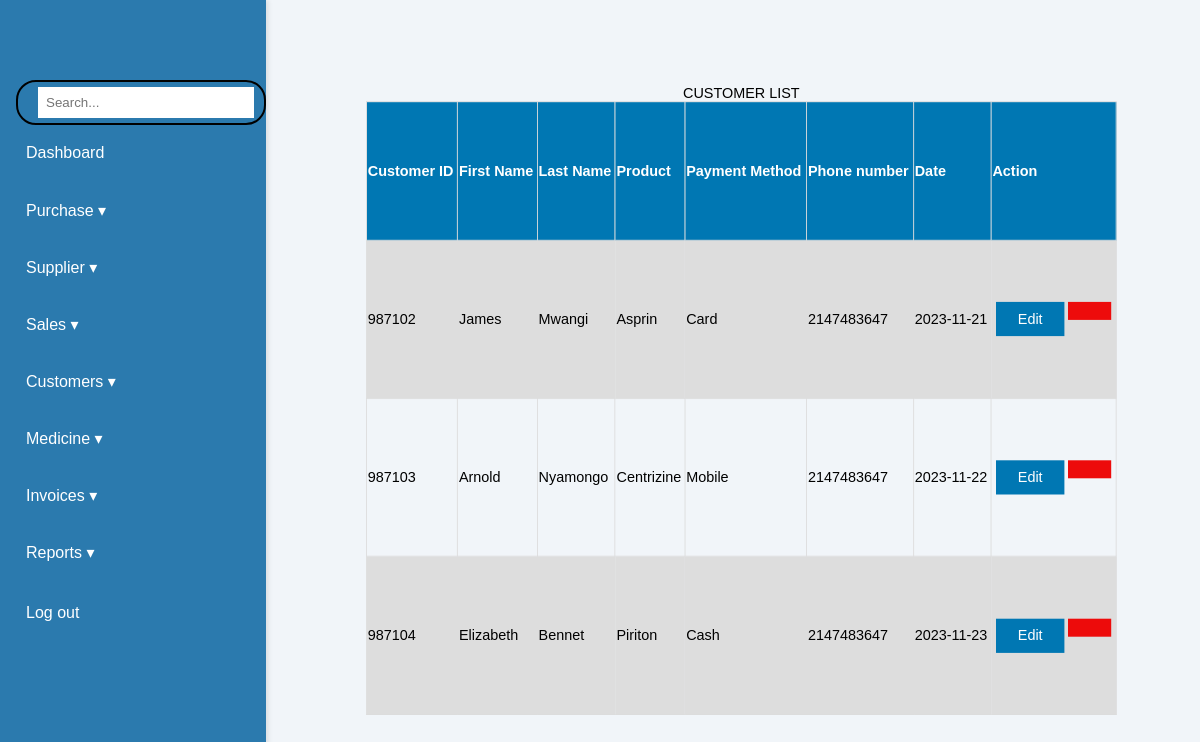
The app's page /Customers-view.php with its own data.
### tables this page shows
CREATE TABLE `customers` (
  `Customer ID` decimal(6,0) NOT NULL,
  `First Name` varchar(30) NOT NULL,
  `Last Name` varchar(30) NOT NULL,
  `Product` varchar(50) NOT NULL,
  `Payment method` varchar(20) NOT NULL,
  `Phone number` int(50) NOT NULL,
  `Date` date NOT NULL
);

### Customers-view.php (the view, shortened to what this page needs)
<!DOCTYPE html>
<html lang="en">
<head>
    <link rel="stylesheet" href="style.css">
    <link rel="stylesheet" href="Table1.css">
</head>
<body>
<div class="container">
<aside class="sidebar">
            <div class="profile">
            </div>
            <div class="search-bar">
                <input type="text" id="searchInput" placeholder="Search..." onkeyup="filterCards()">
            </div>
            <nav>
                <ul>
                    <li>
                        <ion-icon name="home-outline"></ion-icon> <a href="index.php">Dashboard</a>
                    </li>
                    <li>
                        <span class="dropdown">
                            <ion-icon name="cart-outline"></ion-icon> Purchase &#9662;
                        </span>
                    </li>
                    <li>
                        <span class="dropdown">
                            <ion-icon name="person-add-outline"></ion-icon> Supplier &#9662;
                        </span>
                    </li>
                    <li>
                        <span class="dropdown">
                            <ion-icon name="cash-outline"></ion-icon> Sales &#9662;
                        </span>
                    </li>
                    <li>
                    <span class="dropdown">
                            <ion-icon name="people-circle"></ion-icon> Customers &#9662;
                        </span>
                    </li>
                    <li>
                        <span class="dropdown">
                            <ion-icon name="medkit-outline"></ion-icon> Medicine &#9662;
                        </span>
                    </li>
                    <li>
                        <span class="dropdown">
                            <ion-icon name="document-text-outline"></ion-icon> Invoices &#9662;
                        </span>
                    </li>
                    <li>
                        <span class="dropdown">
                            <ion-icon name="analytics-outline"></ion-icon> Reports &#9662;
                        </span>
                    </li>
                    <ul>
                    <li>
                        <ion-icon name="home-outline"></ion-icon> <a href="login.php">Log out</a>
                    </li>
                </ul>
            </nav>
        </aside>
    <table id="table1">
    <caption>CUSTOMER LIST</caption>
	</div>
		<tr>
			<th>Customer ID</th>
			<th>First Name</th>
			<th>Last Name</th>
			<th>Product</th>
			<th>Payment Method</th>
            <th>Phone number</th>
            <th>Date</th>
			<th>Action</th>
		</tr>
        <?php
    include "config.php";
    $sql = "SELECT `Customer ID`, `First Name`, `Last Name`, `Product`, `Payment method`, `Phone number`, `Date` FROM customers";
    $result = $conn->query($sql);
    if ($result->num_rows > 0) {
        while($row = $result->fetch_assoc()) {
            echo "<tr>";
                echo "<td>" . $row["Customer ID"]. "</td>";
                echo "<td>" . $row["First Name"] . "</td>";
                echo "<td>" . $row["Last Name"]. "</td>";
                echo "<td>" . $row["Product"]. "</td>";
                echo "<td>" . $row["Payment method"] . "</td>";
                echo "<td>" . $row["Phone number"]. "</td>";
                echo "<td>" . $row["Date"]. "</td>";
                echo "<td align=center>";
                echo "<a class='button1 edit-btn' href='Customers-update.php?cid=" . $row['Customer ID'] . "&fname=" . $row['First Name'] . "&lname=" . $row['Last Name'] . "&pdt=" . $row['Product'] . "&pmd=" . $row['Payment method'] . "&phone=" . $row['Phone number'] . "&date=" . $row['Date'] . "'>Edit</a>";
                echo "<a class='button1 del-btn' href='Customers-delete.php?cid=" . $row['Customer ID'] . "&fname=" . $row['First Name'] . "&lname=" . $row['Last Name'] . "&pdt=" . $row['Product'] . "&pmd=" . $row['Payment method'] . "&phone=" . $row['Phone number'] . "&date=" . $row['Date'] . "'><ion-icon name='trash-outline'></ion-icon></a>";
        echo "</td>";
        echo "</tr>";
    }
}
?>
</body>
</html>

### style.css (style rules this page uses)
body { font-family: 'Poppins', sans-serif; margin: 0; padding: 0; background-color: #f1f5f9; }
.container { display: flex; height: 100vh; }
.sidebar .profile { display: flex; align-items: center; margin-top: 40px; margin-bottom: 20px; }
.sidebar { width: 280px; background-color: #2b7aae; color: white; padding-left: 1rem; box-shadow: 2px 0 5px rgba(0, 0, 0, 0.1); z-index: 100; }
.sidebar nav ul { list-style-type: none; padding: 0; }
.sidebar nav ul li { padding: 15px 0; cursor: pointer; transition: background-color 0.3s; position: relative; width: 100%; margin-bottom: 0.5rem; }
.sidebar nav ul li a { text-decoration: none; color: white; }
.dropdown { cursor: pointer; display: flex; align-items: center; }
.search-bar { display: flex; align-items: center; border: 2px solid black; border-radius: 20px; padding: 5px 10px; width: 250px; }
.search-bar input { border: none; outline: none; padding: 8px; width: 100%; }
* { margin: 0; padding: 0; font-family: 'Poppins', sans-serif; box-sizing: border-box; }

### Table1.css (style rules this page uses)
#table1 { font-family: Arial; border-collapse: collapse; margin-top: 50px; margin-bottom: 50px; margin-right: auto; margin-left: 100px; width: 80%; overflow: auto; transform-origin:0%; transform: scale(0.9); }
#table1 td, #table1 th { border: 1px solid #ddd; padding: 1px; }
#table1 tr:nth-child(even) { background-color: #ddd; }
#table1 th { padding-top: 12px; padding-bottom: 12px; text-align: left; background-color: #0077b3; color: white; }
.button1 { border:none; color: white; padding: 10px 24px; text-align: center; text-decoration: none; display: inline-block; margin: 4px 2px; cursor: pointer; }
.edit-btn { background-color:#0077b3; }
.del-btn { background-color:#ed0b0b; }

### records on screen
customers: Customer ID "987102", First Name "James", Last Name "Mwangi", Product "Asprin", Payment method "Card", Phone number "2147483647", Date "2023-11-21"
customers: Customer ID "987103", First Name "Arnold", Last Name "Nyamongo", Product "Centrizine", Payment method "Mobile", Phone number "2147483647", Date "2023-11-22"
customers: Customer ID "987104", First Name "Elizabeth", Last Name "Bennet", Product "Piriton", Payment method "Cash", Phone number "2147483647", Date "2023-11-23"
